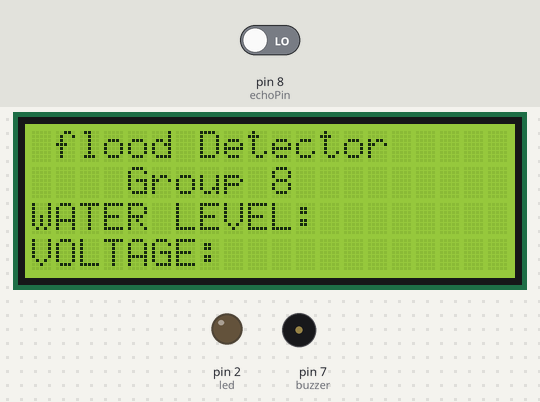
Simulated run of this sketch. Board: Arduino Uno, built with avr-gcc and run on an emulated ATmega328P. On the bench: 20×4 character LCD, output pins drawn as LEDs (lit = HIGH), buzzer (waves = sounding, pin HIGH). Inputs (shaded band) come from the test bench; at power-on: pin 8 (echoPin) LOW. The modem accepts every AT command (registered, SIM ready, sends succeed) and sends nothing else; what the sketch prints to the serial monitor is not drawn.

Above: at 0.1 s.
At 1.1 s:
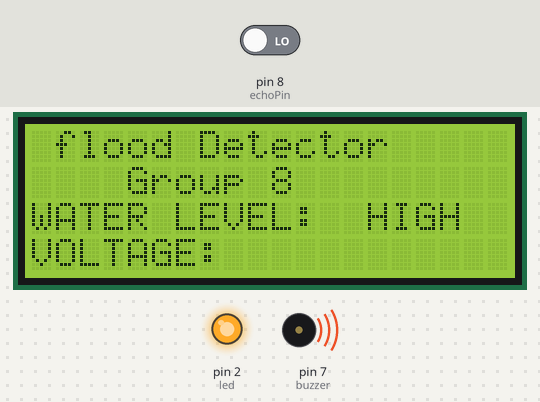
Timing chart, 0 to 2.6 s (numbered marks = the images above):
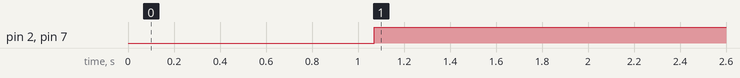

The sketch:

Final.ino
```cpp
 #include<LiquidCrystal.h>
 #include<SoftwareSerial.h>

 SoftwareSerial waterSeriall(9,10);
 LiquidCrystal lcd(12,11,6,5,4,3);
 //these pins are used for LCD DISPLAY
 const int trigPin = 13;
 const int echoPin = 8;
const int led = 2;


 int buzzer=7;
 //pin no 7 is declared for the buzzer

 void setup()
 {
   waterSeriall.begin(9600);
   Serial.begin(9600);


   pinMode(buzzer,OUTPUT);
   pinMode(led,OUTPUT);
   //for output of the buzzer

   lcd.begin(20,4);
   //starting  the LCD20*4

   lcd.setCursor(1,0);
   //selecting the coloum =1 and row=0
   lcd.print("flood Detector");
   //printing  given message in the LCD
   lcd.setCursor(4,1);
   //selecting the coloum=4 and row=1
   lcd.print("Group 8");
   //printing  given message in the LCD
   lcd.setCursor(0,2);
    //selecting the coloum=0 and row=2

   lcd.print("WATER LEVEL: ");
    //printing  given message in the LCD
   lcd.setCursor(0,3);
   //selecting the coloum=4 and row=1

   lcd.print("VOLTAGE: ");
    //printing  given message in the LCD


 }
 void SendMessage(){
  waterSeriall.println("AT+CMGF=1");
  delay(1000);
  waterSeriall.println("AT+CMGS=\"01812320837\"\r");
  delay(100);
  waterSeriall.println("FLOOD IS COMING!!!");
  waterSeriall.println((char)26);
  delay(1000);
}


 void loop()
 {
long duration, distance;
digitalWrite(trigPin, LOW);
delayMicroseconds(2);
digitalWrite(trigPin, HIGH);
delayMicroseconds(10);
digitalWrite(trigPin, LOW);
duration = pulseIn(echoPin, HIGH);
distance = (duration/2) * 0.034;
Serial.println(distance);
delay(1);
if(distance<30){
lcd.setCursor(14,2);
lcd.print("HIGH ");
digitalWrite(buzzer,HIGH);
digitalWrite(led,HIGH);
lcd.setCursor(9,3);            //when the distance  is less than30 lcd will display "HIGH" and the buzzer will be on
delay(1000);
SendMessage();
delay(5000);
   }
  /** else if(distance<25)
   {
     lcd.setCursor(14,2);
     lcd.print("MEDIUM ");
     digitalWrite(buzzer,HIGH);
     lcd.setCursor(9,3);          ///when the sensor value is above 340 lcd will display "Medium" and the buzzer will be on

     delay(1000);
   }
   else
   {
     lcd.setCursor(14,2);
     lcd.print("LOW ");
     digitalWrite(buzzer,LOW);
     lcd.setCursor(9,3);    ///when the sensor value is above 19 lcd will display "LOW" and the buzzer will be off

     delay(1000);
   }

   **/

  }
```

Measured:
- by itself, pin 2 (led), pin 7 (buzzer): LOW → HIGH at 1.1 s
